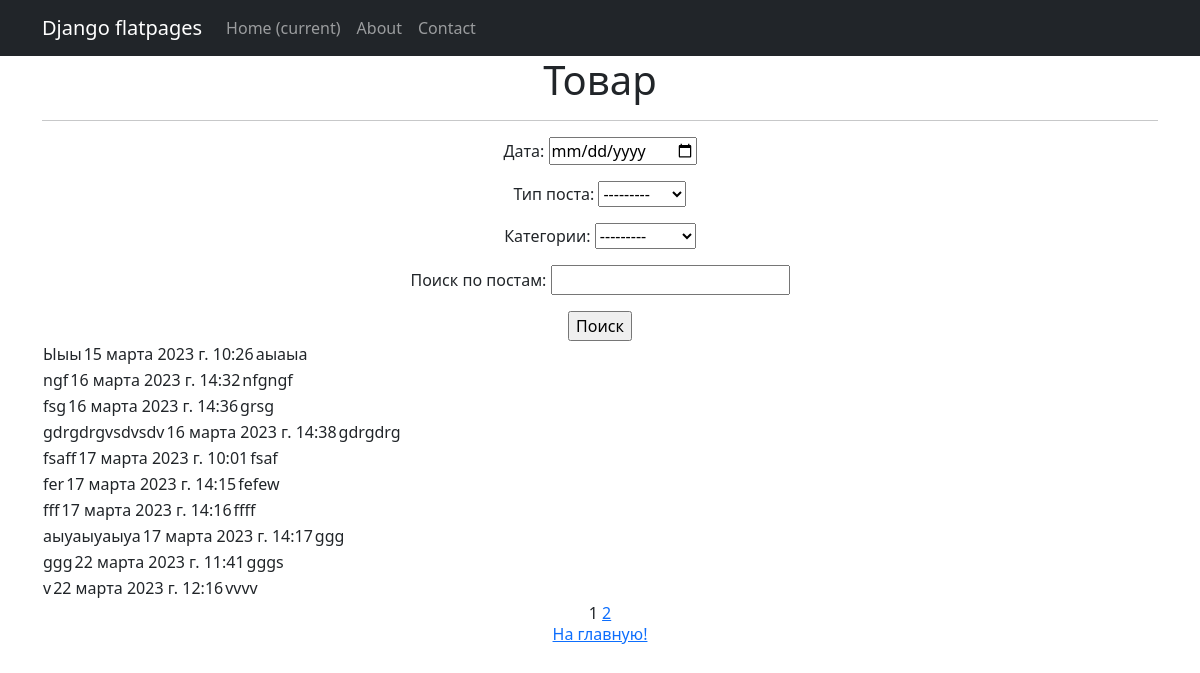
Page /news/search/ on the earlier database version.
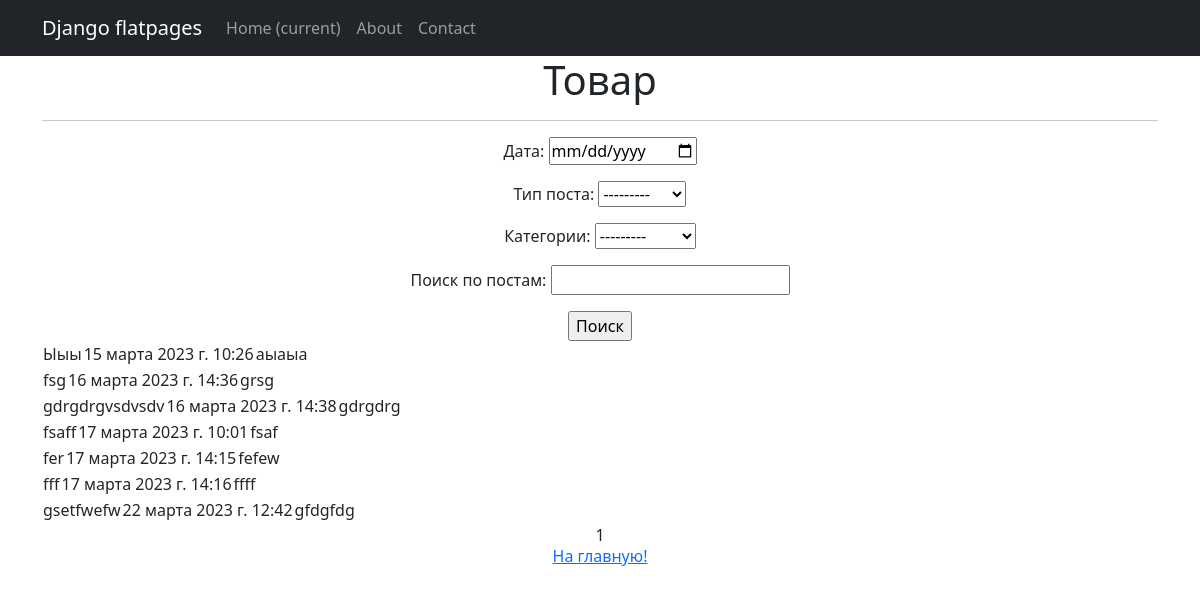
Same page on the later database version.
### appnews/models.py (models this page shows, shortened)
class Post(models.Model):
    author = models.ForeignKey(Author, on_delete=models.CASCADE)
    NEWS = 'NW'
    ARTICLE = 'AR'
    CATEGORY_CHOIESES = (
        (NEWS, 'Новость'),
        (ARTICLE, 'Статья')
    )
    categoryType = models.CharField(max_length=2, choices=CATEGORY_CHOIESES, default=ARTICLE)
    dateCreation = models.DateTimeField(auto_now_add=True)
    postCategory = models.ManyToManyField('Category', through='PostCategory')
    title = models.CharField(max_length=128)
    text = models.TextField()
    rating = models.SmallIntegerField(default=0)
    class Meta:
        verbose_name = 'Пост'
        verbose_name_plural = 'Посты'

### appnews/views.py (the view)
# urls.py: path('search/', PostSearch.as_view(), name='post_search'),
class PostSearch(ListView):
    model = Post
    template_name = 'post_search.html'
    context_object_name = 'post_search'
    paginate_by = 10
    def get_queryset(self):
        queryset = super().get_queryset()
        self.filterset = PostFilter(self.request.GET, queryset)
        return self.filterset.qs
    def get_context_data(self, **kwargs):
        context = super().get_context_data(**kwargs)
        context['filterset'] = self.filterset
        return context

### appnews/models.py (called while the page is built)
    def __str__(self):
        return self.name.title()

### appnews/templatetags/custom_tags.py (called while the page is built)
@register.simple_tag(takes_context=True)
def url_replace(context, **kwargs):
    d = context['request'].GET.copy()
    for k, v in kwargs.items():
        d[k] = v
    return d.urlencode()

### templates/post_search.html (shortened to what this page needs)
{% extends 'flatpages/default.html' %}
{% load custom_filters %}
{% load custom_tags %}
{% block content %}
<h1> Товар </h1>
<hr>
<form action="" method="get">
    {{ filterset.form.as_p }}
    <input type="submit" value="Поиск"  />
</form>
    {% if post_search %}
        {% for i in post_search %}
        <table>
           <tr>
               <td>{{ i.title }}</td>
               <td>{{ i.dateCreation }}</td>
               <td>{{ i.text|filter_message }}</td>
           </tr>
        </table>
        {% endfor %}
    {% else%}
     <h2>Введите поиск!</h2>
    {% endif %}
   {{ page_obj.number }}
   {% if page_obj.has_next %}
       <a href="?{% url_replace page=page_obj.next_page_number %}">{{ page_obj.next_page_number }}</a>
   {% endif %}
<h6><a href="{% url 'start_new' %}"> На главную! </a></h6>
{% endblock content %}

Differences in the rows shown:
removed Post: title "ngf", dateCreation "16 марта 2023 г. 14:32", text|filter_message "nfgngf"
removed Post: title "аыуаыуаыуа", dateCreation "17 марта 2023 г. 14:17", text|filter_message "ggg"
removed Post: title "ggg", dateCreation "22 марта 2023 г. 11:41", text|filter_message "gggs"
removed Post: title "v", dateCreation "22 марта 2023 г. 12:16", text|filter_message "vvvv"
now on this page (row unchanged): Post: title "gsetfwefw", dateCreation "22 марта 2023 г. 12:42", text|filter_message "gfdgfdg"
Other differences:
{{ page_obj.next_page_number }}: "2" → (not shown)
